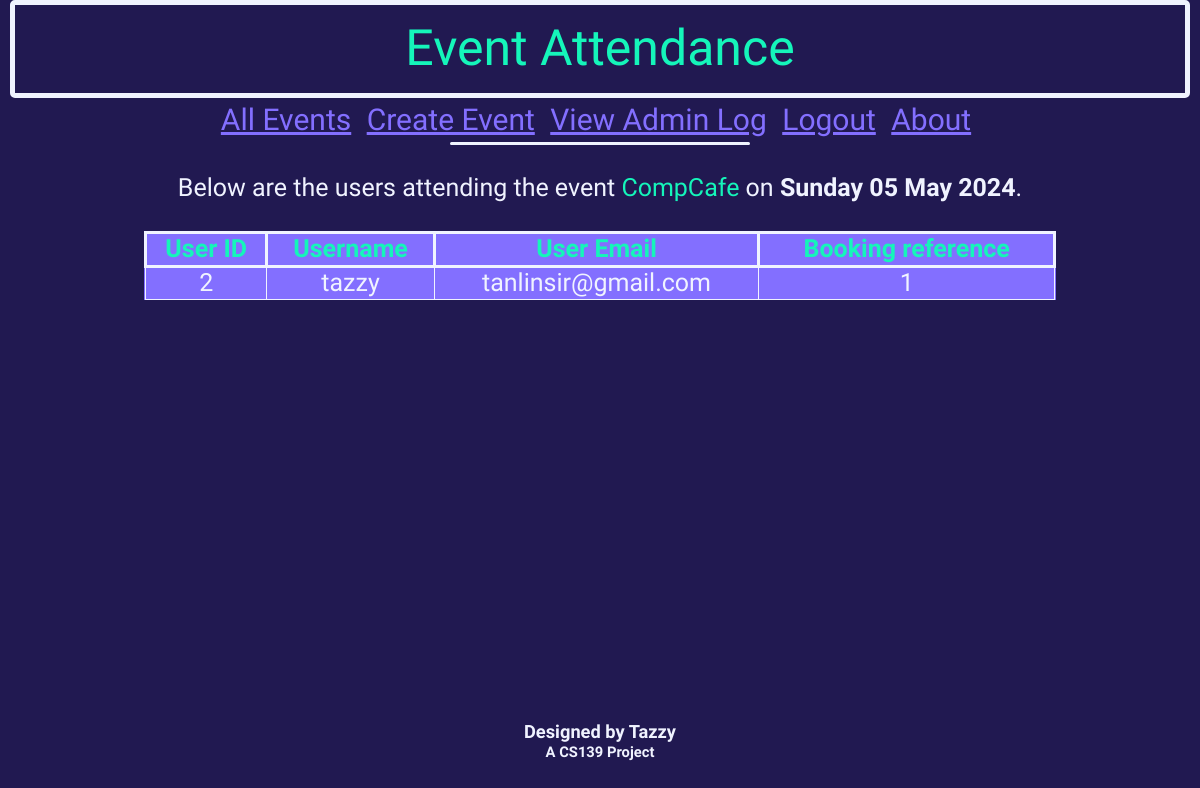
/viewEventAttendees?eventid=1 (signed in), run on an earlier commit of the app's database.
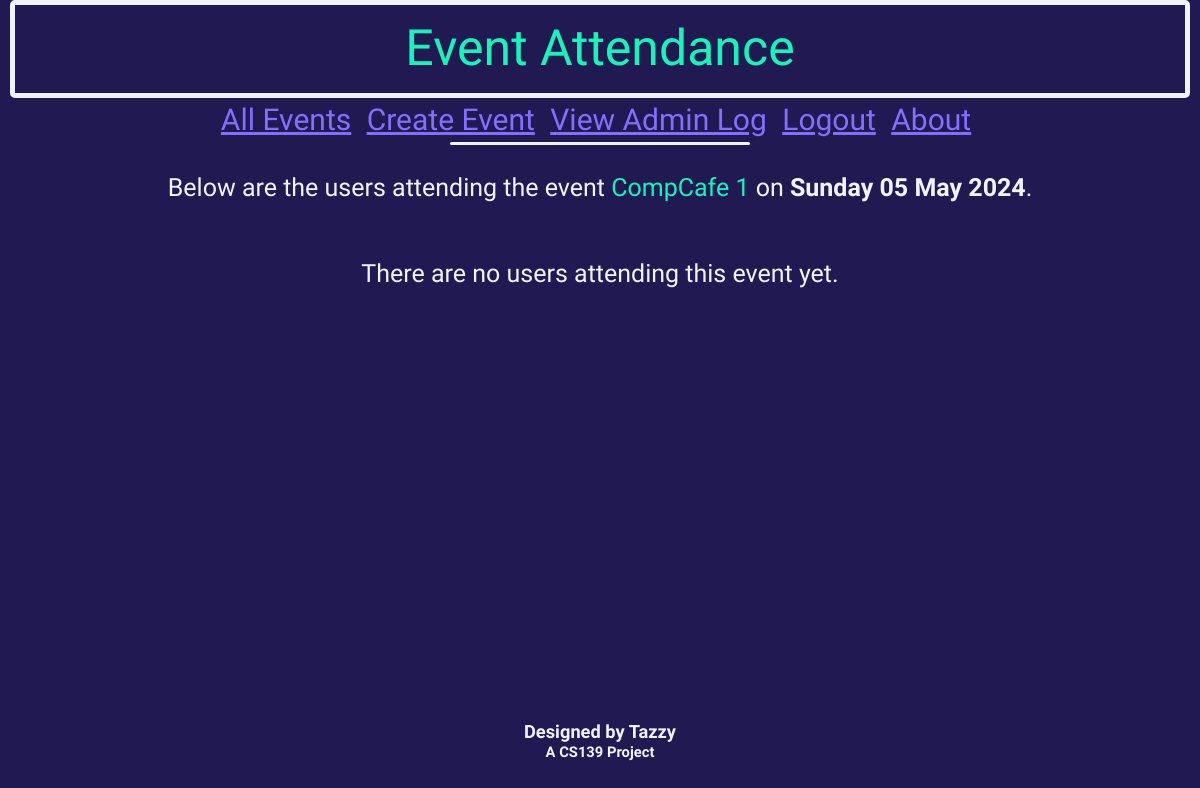
And on a later commit of the database.
### db_definition.py (models this page shows, shortened)
class Event(db.Model):
    __tablename__ = "events"
    event_id = db.Column(db.Integer, primary_key = True)
    name = db.Column(db.String(20))
    dateTime = db.Column(db.DateTime)
    duration = db.Column(db.Integer) # Minutes
    capacity = db.Column(db.Integer)
    ticketsSold = db.Column(db.Integer)
    location = db.Column(db.String(50))

class User(UserMixin, db.Model):
    __tablename__ = "users"
    userClass = db.Column(db.String(10))
    user_id = db.Column(db.Integer, primary_key = True)
    username = db.Column(db.String(20), unique = True)
    email = db.Column(db.Text(), unique = True)
    hashedPass = db.Column(db.Text())

### eventbyte.py (the view)
@app.route('/viewEventAttendees')
def viewEventAttendees():
    if not current_user.is_authenticated or current_user.userClass != "super":
        flash("Only accessible to admins.")
        return redirect('/')
    eventID = request.args.get("eventid") or None
    if not eventID:
        return redirect('/')
    attendees = db.session.query(User, Ticket.booking_ref).join(Ticket, User.user_id == Ticket.user_id).where(Ticket.event_id == eventID).where(Ticket.status != "Cancelled")
    return render_template("attendeeList.html", attendees=attendees, event=Event.query.filter_by(event_id=eventID).first())

### eventbyte.py (called while the page is built)
@loginManager.user_loader
def loadUser(user_id):
    return User.query.get(int(user_id))

### templates/attendeeList.html
{% extends 'base.html' %}
{% block heading %}
    <div class="title subtitle">
        Event Attendance
    </div>
{% endblock %}
{% block content %}
    <div class="loginFlashes">
        <br>
        Below are the users attending the event <span class="titleRef" style="font-size: 25px;">{{event.name}}</span> on <strong>{{ event.dateTime.strftime('%A') }} {{ event.dateTime.strftime('%d') }} {{ event.dateTime.strftime('%b') }} {{ event.dateTime.strftime('%Y') }}</strong>.
        <br><br>
    </div>
    {% if not attendees.first() %}
        <div class="loginFlashes">
            <br>
            There are no users attending this event yet.
        </div>
    {% else %}
        <div id="attendeeTableContainer">
            <table id="attendeeTable">
                <tr>
                    <th>User ID</th>
                    <th>Username</th>
                    <th>User Email</th>
                    <th>Booking reference</th>
                </tr>
                {% for row in attendees %}
                    <tr>
                        <td>{{ row.User.user_id }}</td>
                        <td>{{ row.User.username }}</td>
                        <td>{{ row.User.email }}</td>
                        <td>{{ row.booking_ref }}</td>
                    </tr>
                {% endfor %}
            </table>
        </div>
    {% endif %}
{% endblock %}

### templates/base.html (shortened to what this page needs)
<!DOCTYPE html>
<html lang="en">
    <head>
        <link rel="stylesheet" type="text/css" href="/static/css/normalize.css">
        <link rel="stylesheet" type="text/css" href="/static/css/retro.css">
    </head>
    <body>
        {% block heading %} {% endblock %}
        {% include "navbar.html" %}
        {% block content %} {% endblock %}
        {% include "acknowledgements.html" %}
    </body>
</html>

### templates/navbar.html
<nav>
    {% if current_user.userClass == "super" %}
        <a href="/superHome">All Events</a>
        <a href="/createEvent">Create Event</a>
        <a href="../static/adminLog.txt" download="adminLog.txt">View Admin Log</a>
    {% elif current_user.is_authenticated %}
        <a href="/home">Home Page</a>
        <a href="/myEvents">My Events</a>
    {% else %}
        <a href="/home">Home Page</a>
    {% endif %}
    {% if current_user.is_authenticated %}
        <a href='/logout'>Logout</a>
    {% else %}
        <a href='/login'>Login</a>
        <a href='/register'>Register</a>
        <a href="/resetPass">Reset Password</a>
    {% endif %}
    <a href="/about">About</a>
</nav>
<div id="navunderline">
</div>

### templates/acknowledgements.html
<div id="acknowledgements">
    <h5 style="margin-bottom: 2px;">Designed by Tazzy</h5>
    <h6 style="margin-top: 0px;">A CS139 Project</h6>
</div>

### static/css/retro.css (style rules this page uses)
body { background-color: #211951; }
#navunderline { margin: auto; width: 25%; border-bottom: 3px #F0F3FF solid; border-radius: 3px; }
nav { font-family: 'Anta', serif; text-align: center; font-size: 30px; padding: 5px; margin: 0; }
nav a { margin-right: 8px; border-radius: 3px; color: #836FFF; }
.title { margin: auto; width: 95%; border: #F0F3FF 5px solid; padding: 15px; font-family: 'Anta', serif; font-size: 70px; color: #15F5BA; border-radius: 5px; text-align: center; position: relative; }
.subtitle { font-size: 50px; }
#acknowledgements { font-family: 'Anta', serif; text-align: center; position: fixed; margin: auto; bottom: 5px; width: 100%; color: #F0F3FF; font-size: 22px; }
.loginFlashes { text-align: center; font-family: 'Kanit', sans-serif; font-weight: 400; font-style: normal; color: #F0F3FF; font-size: 25px; margin-left: 30px; margin-right: 30px; }
.titleRef { color: #15F5BA; font-family: 'Anta', serif; }

What changed in the data, as far as the page shows it:
no longer on this page (row edited): User: User.user_id "2", User.username "tazzy", User.email "tanlinsir@gmail.com", booking_ref "1"
changed Event "Sunday": name "CompCafe" → "CompCafe 1"
Also different on the page:
text no longer shown: "User ID Username User Email Booking reference"
text now shown: "There are no users attending this event yet."
